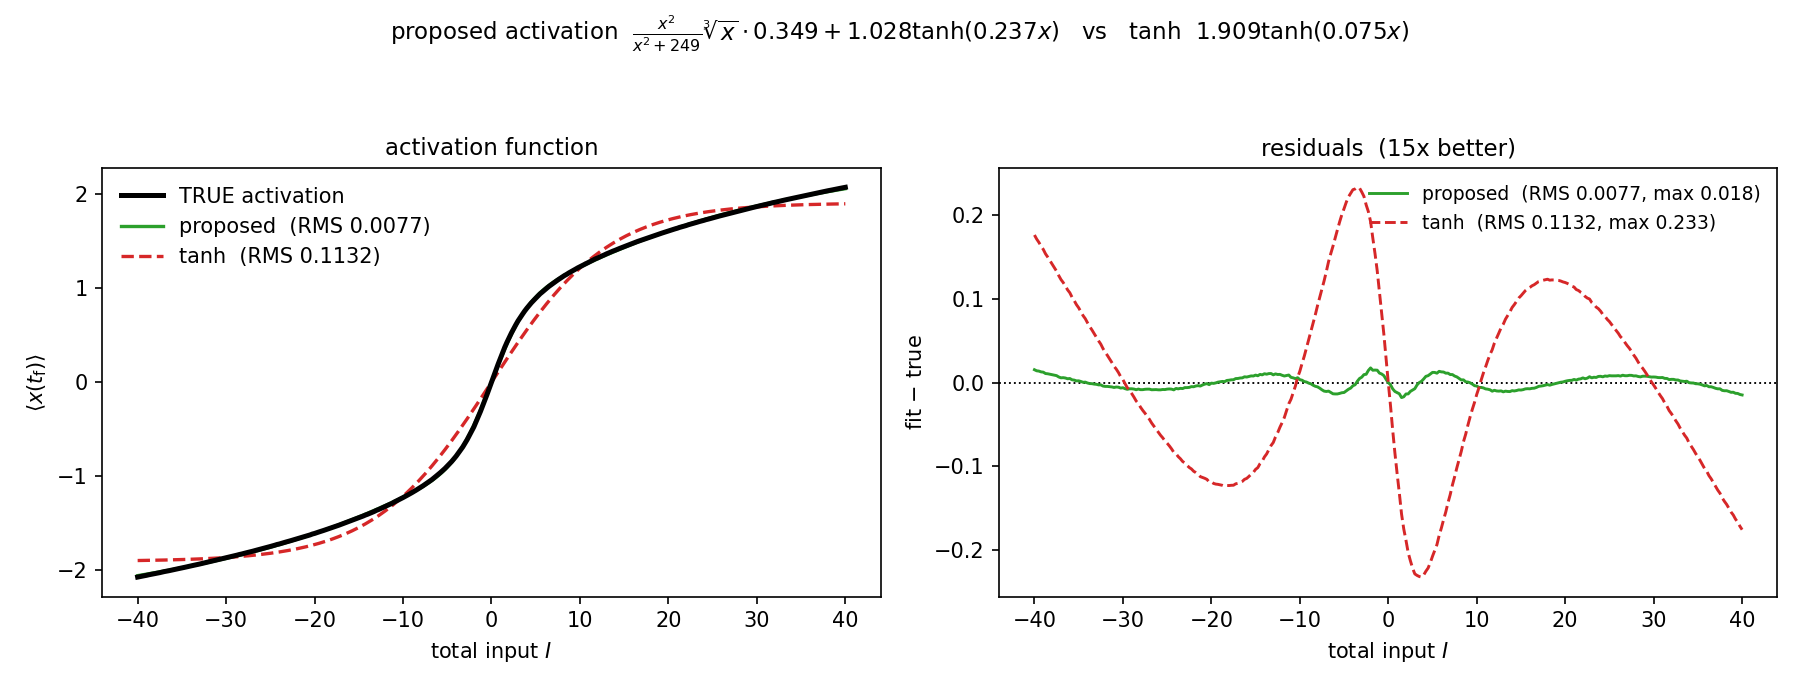

Write the Python code that produced this figure.
"""Clean two-way comparison: the proposed activation vs plain tanh.

Fits both to the TRUE finite-time activation of an isolated thermodynamic
neuron at the operating point (beta=10, tf=0.40) and plots only those two,
with residuals.  See activation_fit.py for the full candidate bake-off.

Usage:
    python activation_user_vs_tanh.py   # -> activation_user_vs_tanh.png
"""

import numpy as np
import matplotlib

matplotlib.use("Agg")
import matplotlib.pyplot as plt
from scipy.optimize import curve_fit

from activation_fit import (finite_time_activation, f_user, f_tanh,
                            I, BETA, TF)


def main():
    print(f"computing true activation (beta={BETA:g}, tf={TF:g}) ...")
    y = finite_time_activation(I)

    p_user, _ = curve_fit(f_user, I, y, p0=[1.0, 20.0, 1.0, 1.0], maxfev=200000)
    p_tanh, _ = curve_fit(f_tanh, I, y, p0=[1.0, 1.0], maxfev=200000)
    y_user, y_tanh = f_user(I, *p_user), f_tanh(I, *p_tanh)
    rms = lambda r: float(np.sqrt(np.mean(r ** 2)))
    r_user, r_tanh = rms(y_user - y), rms(y_tanh - y)

    lab_user = (rf"$\frac{{x^2}}{{x^2+{p_user[1]:.0f}}}\sqrt[3]{{x}}\cdot"
                rf"{p_user[0]:.3f} + {p_user[2]:.3f}\tanh({p_user[3]:.3f}x)$")
    lab_tanh = rf"${p_tanh[0]:.3f}\tanh({p_tanh[1]:.3f}x)$"

    fig, (a1, a2) = plt.subplots(1, 2, figsize=(12, 4.6))

    a1.plot(I, y, "k-", lw=2.4, label="TRUE activation", zorder=3)
    a1.plot(I, y_user, color="tab:green", lw=1.6,
            label=f"proposed  (RMS {r_user:.4f})")
    a1.plot(I, y_tanh, color="tab:red", lw=1.6, ls="--",
            label=f"tanh  (RMS {r_tanh:.4f})")
    a1.set_xlabel("total input $I$")
    a1.set_ylabel(r"$\langle x(t_{\mathrm{f}})\rangle$")
    a1.set_title("activation function", fontsize=11)
    a1.legend(frameon=False, fontsize=10, loc="upper left")

    a2.axhline(0, color="k", lw=0.9, ls=":")
    a2.plot(I, y_user - y, color="tab:green", lw=1.4,
            label=f"proposed  (RMS {r_user:.4f}, max {np.abs(y_user-y).max():.3f})")
    a2.plot(I, y_tanh - y, color="tab:red", lw=1.4, ls="--",
            label=f"tanh  (RMS {r_tanh:.4f}, max {np.abs(y_tanh-y).max():.3f})")
    a2.set_xlabel("total input $I$")
    a2.set_ylabel("fit $-$ true")
    a2.set_title(f"residuals  ({r_tanh/r_user:.0f}x better)", fontsize=11)
    a2.legend(frameon=False, fontsize=9)

    fig.suptitle(f"proposed activation  {lab_user}   vs   tanh  {lab_tanh}",
                 fontsize=11)
    fig.tight_layout(rect=(0, 0, 1, 0.93))
    fig.savefig("activation_user_vs_tanh.png", dpi=150)
    print(f"proposed: RMS {r_user:.4f}  params {np.round(p_user, 4)}")
    print(f"tanh    : RMS {r_tanh:.4f}  params {np.round(p_tanh, 4)}")
    print("saved activation_user_vs_tanh.png")


if __name__ == "__main__":
    main()
